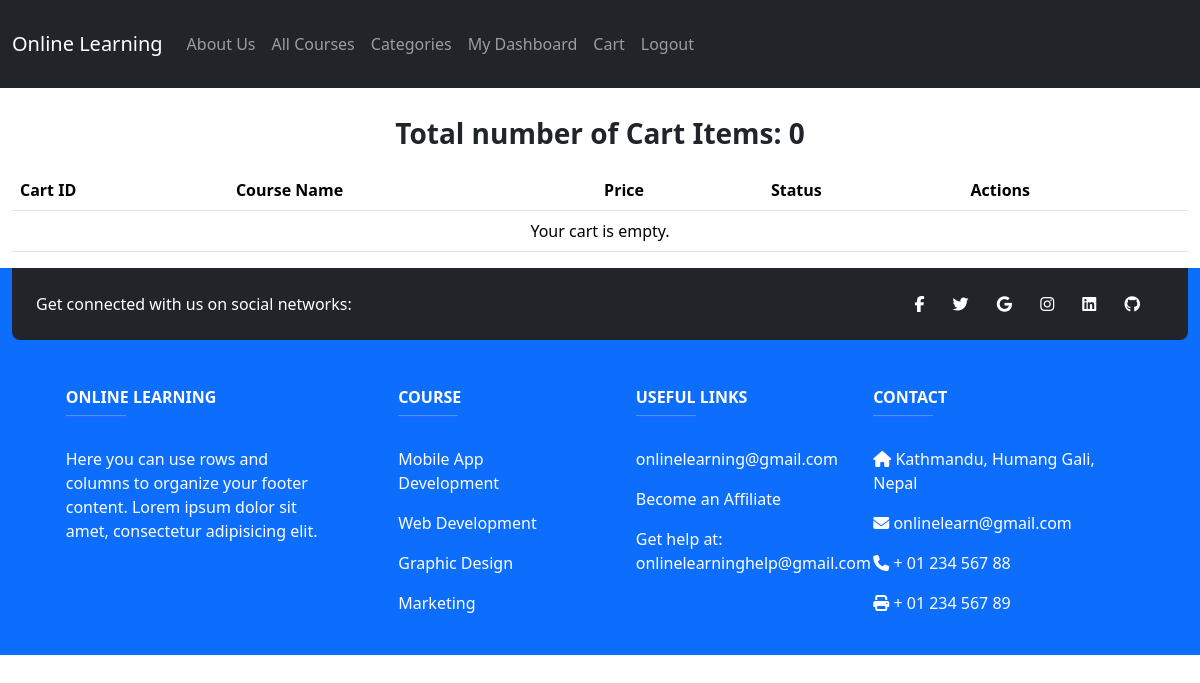
Before: /cart/cart/ (signed in) with the older database file.
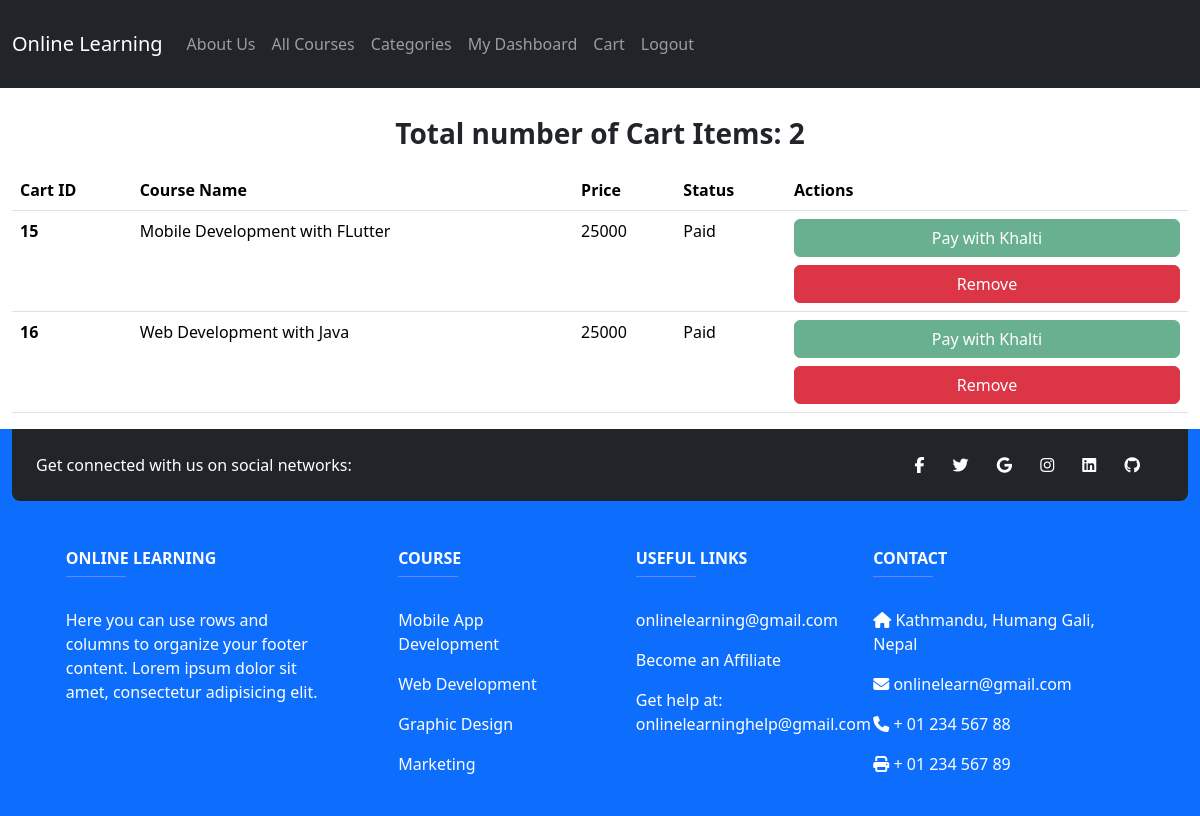
After: the same page with the newer database file.
### cart/models.py (models this page shows, shortened)
class CartItem(models.Model):
    cart = models.ForeignKey(
        Cart, on_delete=models.CASCADE, related_name='items')
    course = models.ForeignKey(Course, on_delete=models.CASCADE)
    is_paid = models.BooleanField(default=False)
    added_at = models.DateTimeField(auto_now_add=True)

### online_learning_app/models.py (models this page shows, shortened)
class Course(models.Model):
    created_by = models.CharField(max_length=200)
    course_image = models.ImageField(upload_to='course_image/')
    course_title = models.CharField(max_length=200)
    course_desc = models.CharField(max_length=200)
    category = models.ForeignKey(Category, on_delete=models.CASCADE)
    price = models.CharField(max_length=200)

### cart/views.py (the view)
# urls.py: path('cart/', view_cart, name='view_cart'),
@login_required
def view_cart(request):
    cart, created = Cart.objects.get_or_create(user=request.user)
    context = {
        'cart': cart,
        'items': cart.items.all(),
    }
    return render(request, 'cart/view_cart.html', context)

### cart/templates/cart/view_cart.html
{% extends 'base.html' %}
{% block content %}
<div class="container-fluid">
    <div class="row">
        <div class="col mt-4">
            <p class="text-center fs-3 fw-bold">
                Total number of Cart Items: {{ items|length }}
            </p>
            <table class="table">
                <thead>
                    <tr>
                        <th scope="col">Cart ID</th>
                        <th scope="col">Course Name</th>
                        <th scope="col">Price</th>
                        <th scope="col">Status</th>
                        <th scope="col">Actions</th>
                    </tr>
                </thead>
                <tbody>
                    {% for item in items %}
                    <tr>
                        <th scope="row">{{ item.id }}</th>
                        <td>{{ item.course.course_title }}</td>
                        <td>{{ item.course.price }}</td>
                        <td>
                            {% if item.is_paid %}
                            <p>Paid</p>
                            {% else %}
                            Not Paid
                            {% endif %}
                        </td>
                        <td>
                            {% if item.is_paid %}
                            <a href="#" type="submit" class="btn btn-success disabled" style="width: 100%;">Pay
                                with
                                Khalti</a>
                            {% else %}
                            <a href="{% url 'payement_form' item.id %}" type="submit" class="btn btn-success"
                                style="width: 100%;">Pay with
                                Khalti</a>
                            {% endif %}
                            <a href="{% url 'remove_from_cart' item.id %}" style="width: 100%;"
                                class="btn btn-danger mt-2">Remove</a>
                        </td>
                    </tr>
                    {% empty %}
                    <tr>
                        <td colspan="5" class="text-center">Your cart is empty.</td>
                    </tr>
                    {% endfor %}
                </tbody>
            </table>
        </div>
    </div>
</div>
{% endblock content %}

### templates/base.html (shortened to what this page needs)
<!DOCTYPE html>
{% load static %}
<html lang="en">
<head>
  <link href="{% static 'css/bootstrap.min.css' %}" rel="stylesheet">
  <link rel="stylesheet" href="https://cdnjs.cloudflare.com/ajax/libs/font-awesome/6.5.2/css/all.min.css"
 />
  <link rel="stylesheet" href="{% static 'css/style.css' %}" />
  <link rel="stylesheet" href="https://unpkg.com/bs-brain@2.0.4/components/heroes/hero-3/assets/css/hero-3.css">
</head>
<body>
  <nav class="navbar navbar-expand-lg bg-dark pt-4 pb-4" data-bs-theme="dark">
    <div class="container-fluid">
      <a class="navbar-brand" href="{% url 'home' %}">Online Learning</a>
      <div class="collapse navbar-collapse" id="navbarColor02">
        <ul class="navbar-nav">
          <li class="nav-item">
            <a class="nav-link" href="#about">About Us</a>
          </li>
          <li class="nav-item">
            <a class="nav-link" href="#courses">All Courses</a>
          </li>
          <li class="nav-item">
            <a class="nav-link" href="#courses">Categories</a>
          </li>
          {% if user.is_authenticated %}
          {% if user.is_teacher %}
          <li class="nav-item">
            <a class="nav-link" href="{% url 'dashboard' %}">My Dashboard</a>
          </li>
          {% else %}
          <li class="nav-item">
            <a class="nav-link" href="{% url 'student_dashboard' %}">My Dashboard</a>
          </li>
          <li class="nav-item">
            <a class="nav-link" href="{% url 'view_cart' %}">Cart</a>
          </li>
          {% endif %}
          <li class="nav-item">
            <a class="nav-link" href="{% url 'log_out' %}">Logout</a>
          </li>
          {% endif %}
        </ul>
      </div>
    </div>
  </nav>
  {% block content %}
  {% endblock %}
  <div class="container-fluid bg-primary">
    <footer class="text-center text-lg-start text-white">
      <section class="d-flex justify-content-between p-4 bg-dark rounded-bottom-3">
        <div class="me-5">
          <span>Get connected with us on social networks:</span>
        </div>
        <div>
          <a href="" class="text-white me-4">
            <i class="fab fa-facebook-f"></i>
          </a>
          <a href="" class="text-white me-4">
            <i class="fab fa-twitter"></i>
          </a>
          <a href="" class="text-white me-4">
            <i class="fab fa-google"></i>
          </a>
          <a href="" class="text-white me-4">
            <i class="fab fa-instagram"></i>
          </a>
          <a href="" class="text-white me-4">
            <i class="fab fa-linkedin"></i>
          </a>
          <a href="" class="text-white me-4">
            <i class="fab fa-github"></i>
          </a>
        </div>
      </section>
      <section class="">
        <div class="container text-center text-md-start mt-5">
          <div class="row mt-3">
            <div class="col-md-3 col-lg-4 col-xl-3 mx-auto mb-4">
              <h6 class="text-uppercase fw-bold">Online Learning</h6>
              <hr class="mb-4 mt-0 d-inline-block mx-auto"
                style="width: 60px; background-color: #7c4dff; height: 2px" />
              <p>Here you can use rows and columns to organize your footer content. Lorem ipsum dolor sit amet,
                consectetur adipisicing elit.</p>
            </div>
            <div class="col-md-2 col-lg-2 col-xl-2 mx-auto mb-4">
              <h6 class="text-uppercase fw-bold">Course</h6>
              <hr class="mb-4 mt-0 d-inline-block mx-auto"
                style="width: 60px; background-color: #7c4dff; height: 2px" />
              <p><a href="#!" class="text-white">Mobile App Development</a></p>
              <p><a href="#!" class="text-white">Web Development</a></p>
              <p><a href="#!" class="text-white">Graphic Design</a></p>
              <p><a href="#!" class="text-white">Marketing</a></p>
            </div>
            <div class="col-md-3 col-lg-2 col-xl-2 mx-auto mb-4">
              <h6 class="text-uppercase fw-bold">Useful links</h6>
              <hr class="mb-4 mt-0 d-inline-block mx-auto"
                style="width: 60px; background-color: #7c4dff; height: 2px" />
              <p><a href="#!" class="text-white">onlinelearning@gmail.com</a></p>
              <p><a href="#!" class="text-white">Become an Affiliate</a></p>
              <p><a href="#!" class="text-white">Get help at: onlinelearninghelp@gmail.com</a></p>
            </div>
            <div class="col-md-4 col-lg-3 col-xl-3 mx-auto mb-md-0 mb-4">
              <h6 class="text-uppercase fw-bold">Contact</h6>
              <hr class="mb-4 mt-0 d-inline-block mx-auto"
                style="width: 60px; background-color: #7c4dff; height: 2px" />
              <p><i class="fas fa-home mr-3"></i> Kathmandu, Humang Gali, Nepal</p>
              <p><i class="fas fa-envelope mr-3"></i> onlinelearn@gmail.com</p>
              <p><i class="fas fa-phone mr-3"></i> + 01 234 567 88</p>
              <p><i class="fas fa-print mr-3"></i> + 01 234 567 89</p>
            </div>
          </div>
        </div>
      </section>
    </footer>
  </div>
</body>
</html>

### static/css/style.css (style rules this page uses)
* { margin: 0; padding: 0; box-sizing: border-box; }
a { text-decoration: none; }

Changed rows visible on the page:
added CartItem: id "15", course.course_title "Mobile Development with FLutter", course.price "25000", is_paid "Paid"
added CartItem: id "16", course.course_title "Web Development with Java", course.price "25000", is_paid "Paid"
Other visible differences:
{{ items|length }}: "0" → "2"
text no longer shown: "Your cart is empty."
